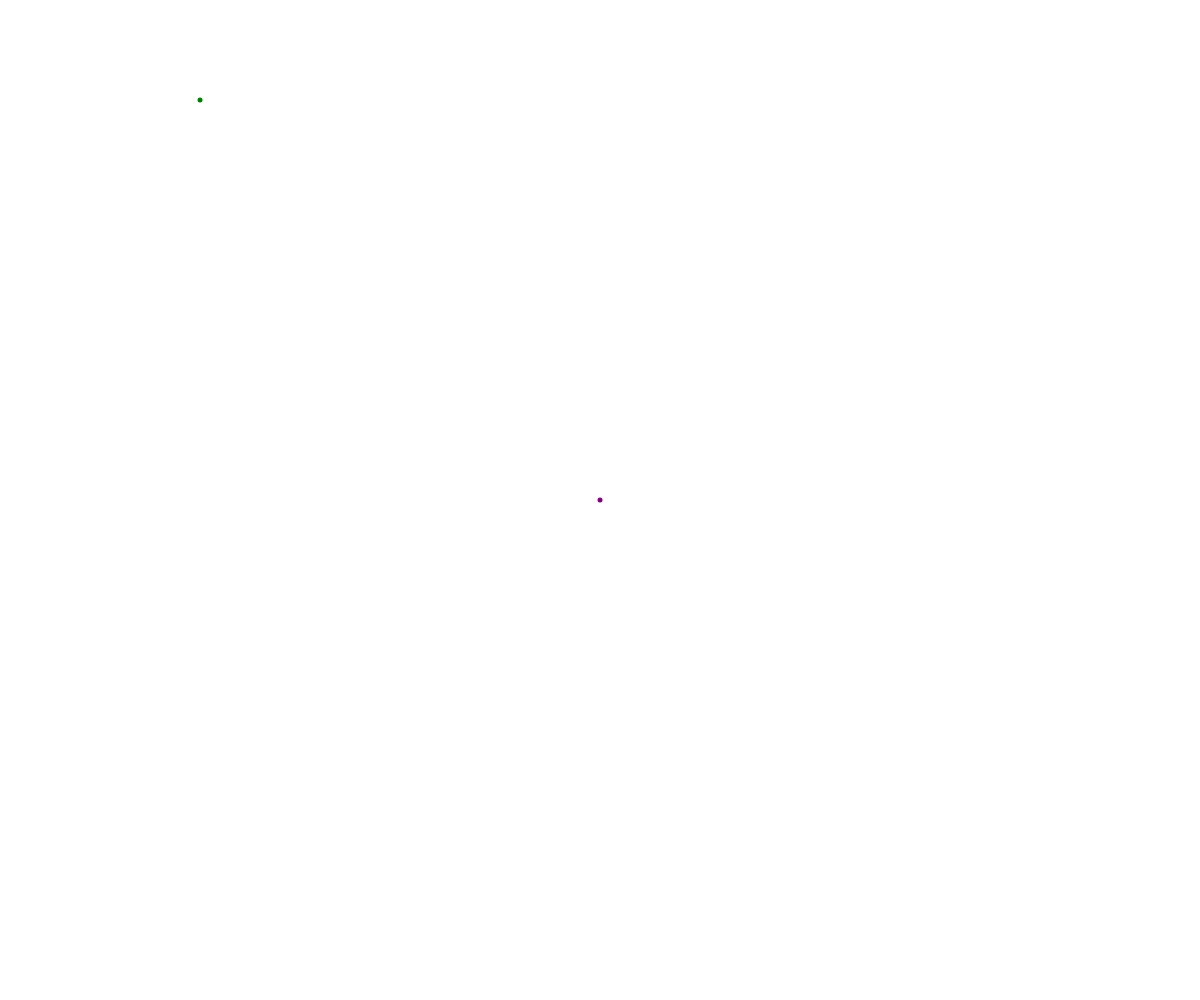
Frame 1 (no input)
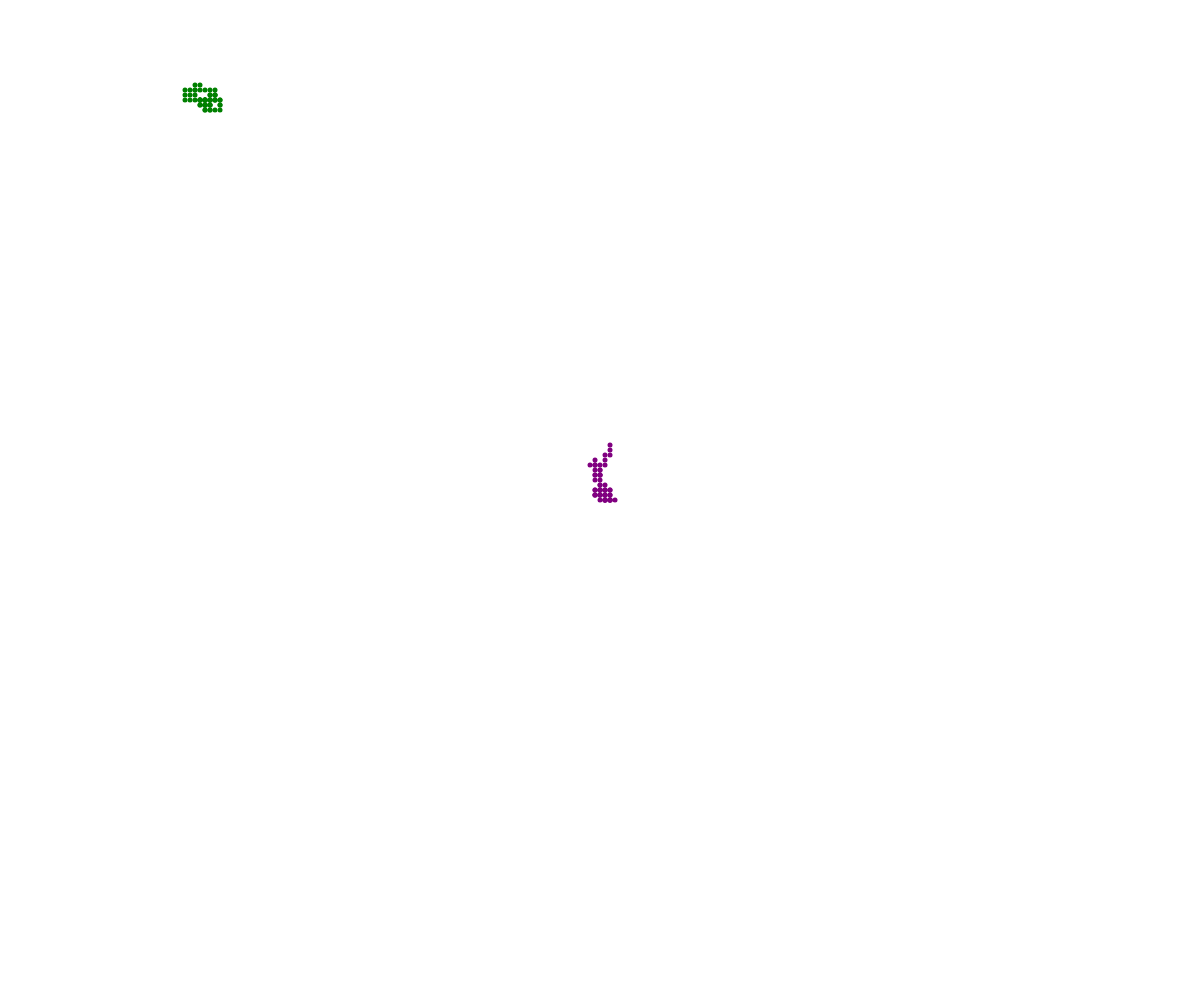
Frame 60 (no input)
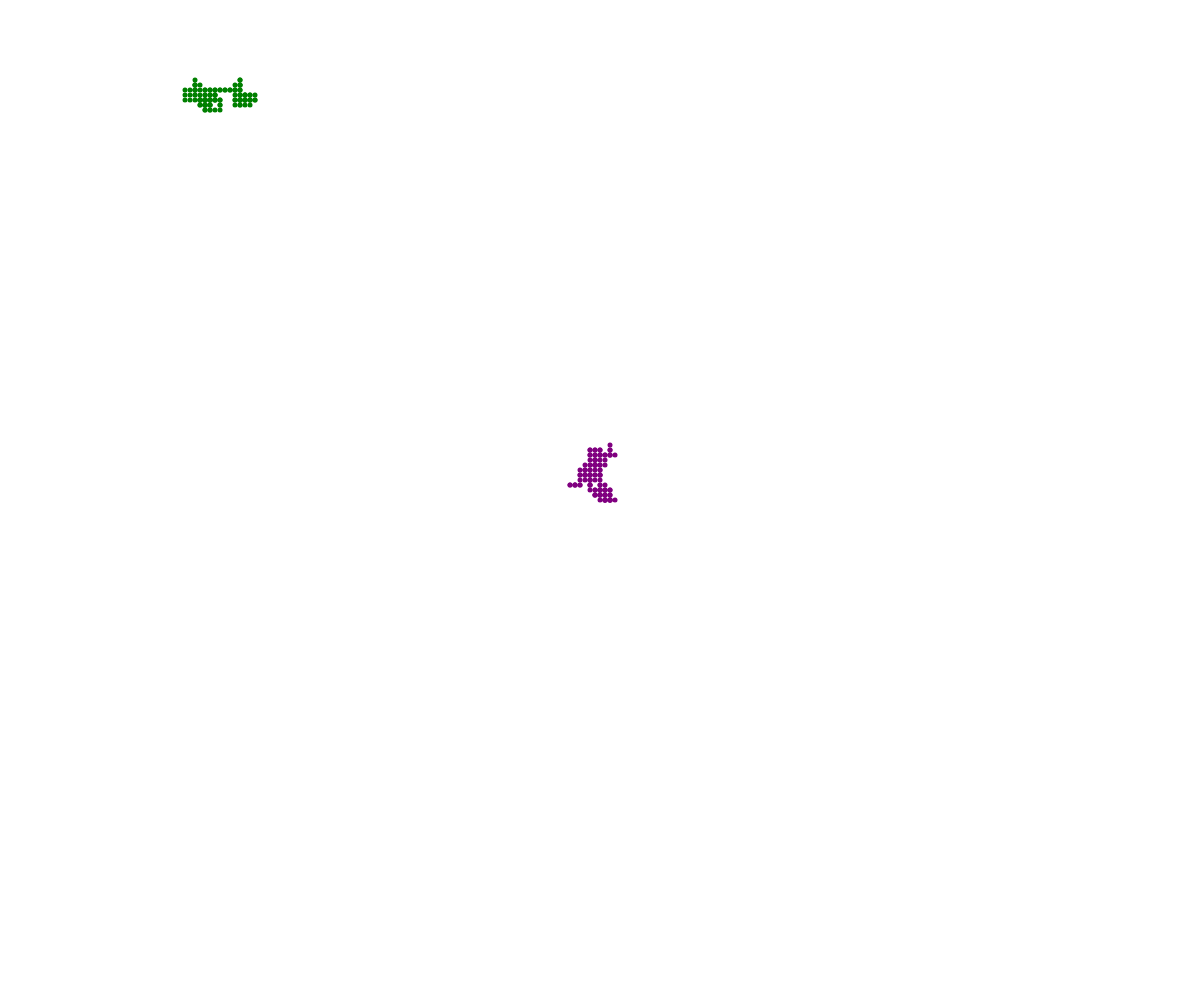
Frame 120 (the mouse pressed at the canvas centre since frame 60)

The p5.js sketch that drew these frames (run headless with seeded random() and noise() and a simulated clock; from frame 60 on, the mouse is pressed at the canvas centre):

// p5.js sketch
// ── sketch.js
// Objects intro

let jinny;
let elif;

function setup() {
  createCanvas(windowWidth, windowHeight);
  jinny = new Walker(width /2, height /2, "purple");
  elif = new Walker(200, 100, "Green");
}

function draw() {
  jinny.display();
  elif.display();
  jinny.move();
  elif.move();
}

class Walker {
  constructor(x, y, theColour) {
    this.x = x;
    this.y = y;
    this.color = theColour;
  }

  display() {
    noStroke();
    fill(this.color);
    circle(this.x, this.y, 5);
  }

  move() {
    let choice = random(100);
    if (choice < 25) {
      //left
      this.x -= 5;
    }
    else if (choice < 50 ) {
      //right
      this.x += 5;
    }
    else if (choice < 75) {
      //up 
      this.y -= 5;
    }
    else {
      //down
      this.y += 5;
    }
  }
}
